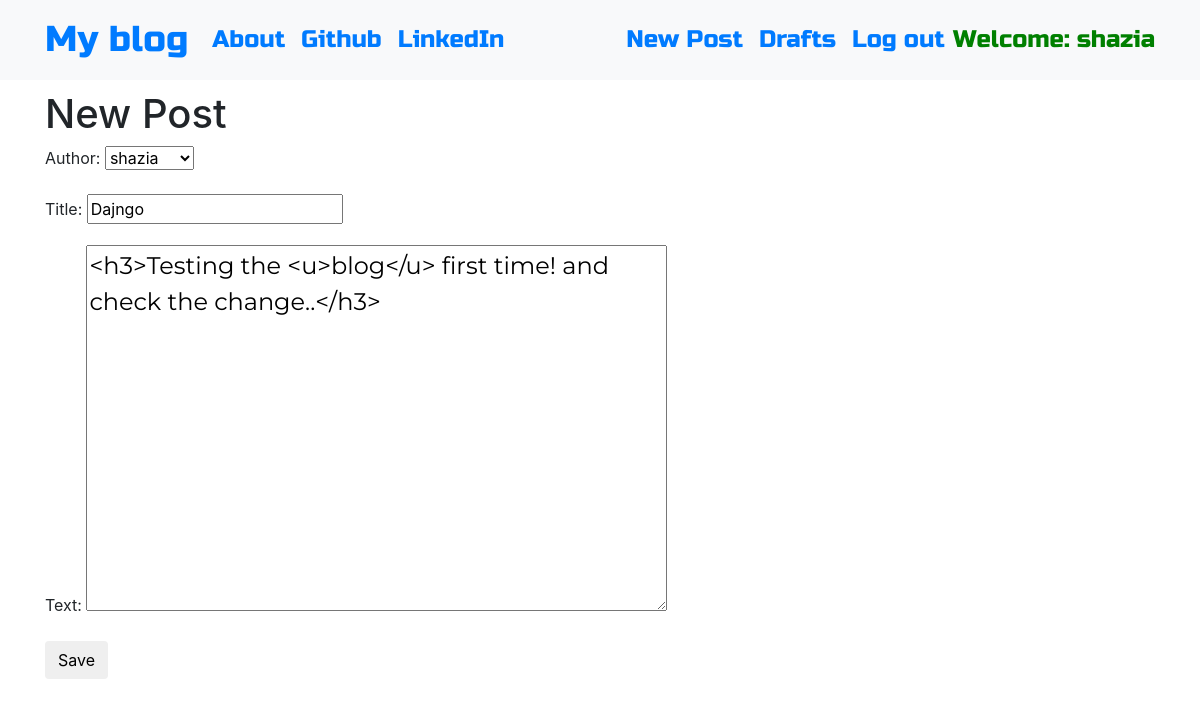
/post/4/edit/ (signed in), run on the app's committed database.
### blog/models.py (models this page shows, shortened)
class Post(models.Model):
    author = models.ForeignKey('auth.User',on_delete=models.PROTECT)
    title = models.CharField(max_length = 200)
    text = models.TextField()
    created_date = models.DateTimeField(default=timezone.now)
    published_date = models.DateTimeField(blank=True,null=True)

### blog/views.py (the view)
# urls.py: url(r'^post/(?P<pk>\d+)/edit/$',views.UpdatePostView.as_view(),name = 'post_edit'),
class UpdatePostView(LoginRequiredMixin,UpdateView):
    login_url = '/login/'
    redirect_field_name = 'blog/post_detail.html'
    model = Post
    form_class = PostForm

### blog/forms.py
class PostForm(forms.ModelForm):
    class Meta():
        model = Post
        fields = ('author','title','text')
        widgets = {
            'title' : forms.TextInput(attrs={'class':'textinputclass'}),
            'text' : forms.Textarea(attrs={'class':'editable medium-editor-textarea postcontent'})
        }

### blog/templates/blog/post_form.html (shortened to what this page needs)
{% extends "blog/base.html" %}
{% block content %}
  <h1>New Post</h1>
  <form class="post-form" method="POST">
    {{form.as_p}}
    <button type="submit" class ='save btn btn-default'>Save</button>
  </form>
{% endblock %}

### blog/templates/blog/base.html (shortened to what this page needs)
<!DOCTYPE html>
{% load static %}
<html>
  <head>
    <link rel="stylesheet" href="https://stackpath.bootstrapcdn.com/bootstrap/4.1.3/css/bootstrap.min.css"
>
    <link href="https://maxcdn.bootstrapcdn.com/font-awesome/4.7.0/css/font-awesome.min.css" rel="stylesheet">
    <link href="https://maxcdn.bootstrapcdn.com/font-awesome/4.7.0/css/font-awesome.min.css" rel="stylesheet">
    <link rel="stylesheet" href="//cdn.jsdelivr.net/medium-editor/latest/css/medium-editor.min.css" type="text/css" media="screen" charset="utf-8">
    <link rel="stylesheet" href="{% static 'css/blog.css' %}">
  </head>
  <body class='loader'>
    <nav class="navbar navbar-expand-lg bg-light techfont">
      <div class="container">
        <div class="navbar-nav align-items-center">
          <a class="navbar-brand bigbrand" href="{% url 'post_list' %}">My blog</a>
          <a class="nav-item nav-link" href="{% url 'about' %}">About</a>
          <a class="nav-item nav-link" href="https://www.github.com">Github</a>
          <a class="nav-item nav-link" href="https://www.linkedin.com">LinkedIn</a>
        </div>
        <div class="navbar-nav align-items-center ml-auto">
          {% if user.is_authenticated %}
            <a class="nav-item nav-link" href="{% url 'post_new' %}">New Post</a>
            <a class="nav-item nav-link" href="{% url 'post_draft_list' %}">Drafts</a>
            <a class="nav-item nav-link" href="{% url 'logout' %}">Log out</a>
            <a style="color:green" >Welcome: {{ user.username }}</a>
          {% else %}
            <a class="nav-item nav-link" href="{% url 'login' %}" aria-label="Login">
              <span class="fa fa-user" aria-hidden="true"></span></a>
          {% endif %}
        </div>
      </div>
    </nav>
          <div class="content container">
              <div class="row">
                  <div class="col-md-8">
                    <div class="blog_posts">
                      {% block content %}
                      {% endblock %}
                    </div>
                  </div>
              </div>
          </div>
  </body>
</html>

### blog/static/css/blog.css (style rules this page uses)
.techfont { font-family: 'Russo One', sans-serif; font-size: 1.5em; margin-bottom: 10px; }
.loader { filter:hue-rotate(0deg); color:linear-gradient(45deg,#0f8,#08f); animation:hue 10000ms infinite linear; }
.bigbrand { font-size: 1.5em; }
.postcontent { font-family: 'Montserrat'; font-size: 1.5em; }

### data on the page
Post: author "shazia", title "Dajngo", text "<h3>Testing the <u>blog</u> first time! and check the change..</h3>"

### other printed values
{{ user.username }} "shazia"
